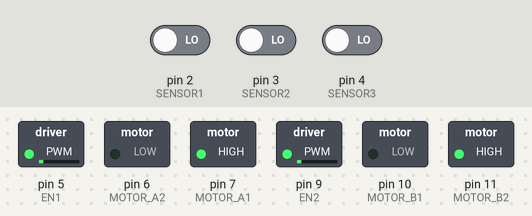
Simulated run of this sketch. Board: Arduino Uno, built with avr-gcc and run on an emulated ATmega328P. Shown: switched loads named in the sketch (green lamp = pin HIGH). Inputs (shaded band) come from the test bench; at power-on: pin 3 (SENSOR2) LOW, pin 2 (SENSOR1) LOW, pin 4 (SENSOR3) LOW.

Above: at 1.2 s.
1.3 s: pin 3 (SENSOR2) driven HIGH
Timing chart, 0 to 22.2 s (numbered marks = the images above; inputs shaded):
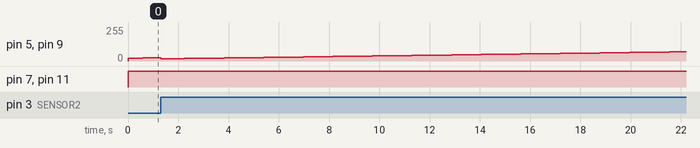

The sketch:

AZ-LineFollowerPID-V1.ino
```cpp
//Here's a sketch for an Arduino-based line follower robot using an L293D motor driver with enable pins (EN1 and EN2), 3x IR digital line
//sensors, and PID control. This code does not rely on pre-made libraries for PID control.

// Motor pin definitions
#define MOTOR_A1 7
#define MOTOR_A2 6
#define MOTOR_B1 10
#define MOTOR_B2 11
#define EN1 5
#define EN2 9

// Line sensor pin definitions
#define SENSOR1 2
#define SENSOR2 3
#define SENSOR3 4

// PID parameters
double kp = 10;   // Proportional gain
double ki = 0.045;   // Integral gain
double kd = 0.1;   // Derivative gain

// Setpoint and sensor variables
int setpoint = 2;  // Middle sensor as setpoint
int sensor1, sensor2, sensor3;

// PID variables
double input, output;
double previous_error = 0;
double integral = 0;

// PID constants
double dt = 0.01;  // Time step (seconds)
double max_output = 255;  // Maximum output value
double min_output = -255;  // Minimum output value

void setup() {
  // Motor pins as output
  pinMode(MOTOR_A1, OUTPUT);
  pinMode(MOTOR_A2, OUTPUT);
  pinMode(MOTOR_B1, OUTPUT);
  pinMode(MOTOR_B2, OUTPUT);

  // Enable pins as output
  pinMode(EN1, OUTPUT);
  pinMode(EN2, OUTPUT);

  // Initialize line sensors
  pinMode(SENSOR1, INPUT);
  pinMode(SENSOR2, INPUT);
  pinMode(SENSOR3, INPUT);
}

void loop() {
  // Read line sensor values
  sensor1 = digitalRead(SENSOR1);
  sensor2 = digitalRead(SENSOR2);
  sensor3 = digitalRead(SENSOR3);

  // Calculate the error
  double error = setpoint - sensor2;

  // Calculate the integral term
  integral += error * dt;

  // Calculate the derivative term
  double derivative = (error - previous_error) / dt;

  // Calculate the PID output
  output = kp * error + ki * integral + kd * derivative;

  // Restrict the PID output within limits
  if (output > max_output) {
    output = max_output;
  } else if (output < min_output) {
    output = min_output;
  }

  // Update the previous error
  previous_error = error;

  // Adjust motor speeds based on PID output
  int motorSpeedA = constrain(output, -255, 255);
  int motorSpeedB = constrain(-output, -255, 255);

  // Apply motor speeds
  analogWrite(EN1, abs(motorSpeedA));
  analogWrite(EN2, abs(motorSpeedB));

  if (motorSpeedA >= 0) {
    digitalWrite(MOTOR_A1, HIGH);
    digitalWrite(MOTOR_A2, LOW);
  } else {
    digitalWrite(MOTOR_A1, LOW);
    digitalWrite(MOTOR_A2, HIGH);
  }

  if (motorSpeedB >= 0) {
    digitalWrite(MOTOR_B1, HIGH);
    digitalWrite(MOTOR_B2, LOW);
  } else {
    digitalWrite(MOTOR_B1, LOW);
    digitalWrite(MOTOR_B2, HIGH);
  }
}


//In this sketch, we calculate the PID terms (proportional, integral, and derivative) manually without using pre-made libraries.
//The dt variable represents the time step between iterations,
//and max_output and min_output define the limits for the PID output.

//Please note that the code assumes you have connected the motor driver's enable pins (EN1 and EN2) to digital pins 5 and 9 of the Arduino,
//respectively. Adjust these pin assignments if necessary.

//Make sure to review and adjust the PID gains (kp, ki, kd) according to your robot's behavior. Also, ensure that the L293D motor driver,
//line sensors, and other hardware connections are set up correctly
```
